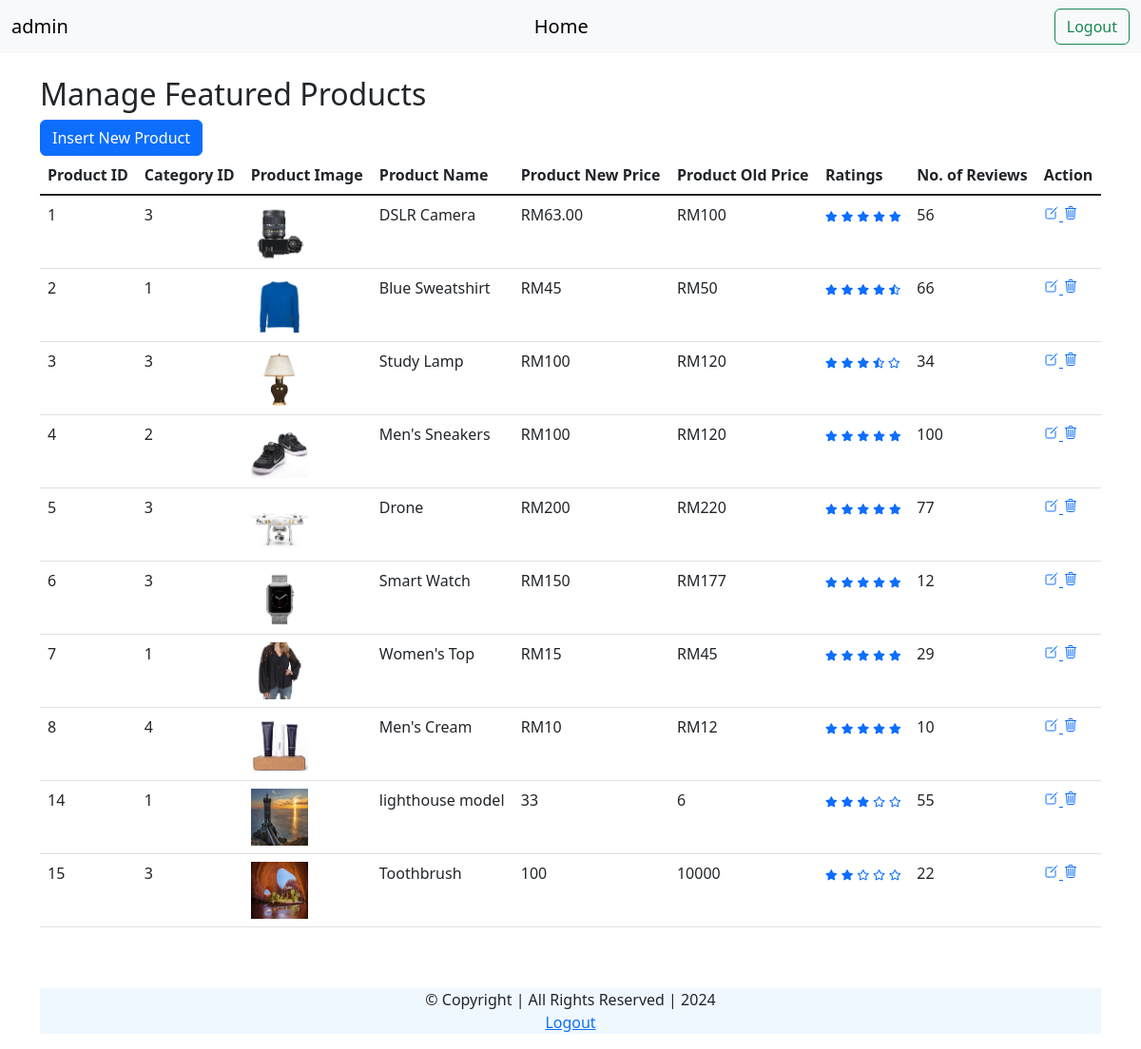
Page /admin/manageFeatured.php (signed in) on the committed database.
### tables this page shows
CREATE TABLE IF NOT EXISTS `featuredproduct` (
  `id` int NOT NULL AUTO_INCREMENT,
  `catid` int NOT NULL,
  `img` text NOT NULL,
  `name` text NOT NULL,
  `newprice` text NOT NULL,
  `oldprice` text NOT NULL,
  `star_rating1` text NOT NULL,
  `star_rating2` text NOT NULL,
  `star_rating3` text NOT NULL,
  `star_rating4` text NOT NULL,
  `star_rating5` text NOT NULL,
  `reviews` int NOT NULL,
  PRIMARY KEY (`id`)
);

### admin/manageFeatured.php (the view, shortened to what this page needs)
<!doctype html>
<html lang="en">
<head>
    <link href="https://cdn.jsdelivr.net/npm/bootstrap@5.3.0-alpha1/dist/css/bootstrap.min.css" rel="stylesheet">
    <link href="https://cdnjs.cloudflare.com/ajax/libs/font-awesome/5.10.0/css/all.min.css" rel="stylesheet">
</head>
<body>
    <nav class="navbar navbar-expand-lg bg-body-tertiary">
        <div class="container-fluid">
            <a class="navbar-brand" href="#"><?php echo $_SESSION['name']; ?></a>
            <a class="navbar-brand" href="panel.php">Home<a>
                    <form class="d-flex" role="search" method="post">
                        <button class="btn btn-outline-success" type="submit" name="logout">Logout</button>
                    </form>
        </div>
    </nav>
    <div class="container mt-4">
        <h2>Manage Featured Products</h2>
        <button type="button" class="btn btn-primary mx-auto" data-bs-toggle="modal" data-bs-target="#staticBackdrop">
            Insert New Product
        </button>
        <div class="table-responsive">
            <table class="table table-hover">
                <thead>
                    <tr>
                        <th scope="col">Product ID</th>
                        <th scope="col">Category ID</th>
                        <th scope="col">Product Image</th>
                        <th scope="col">Product Name</th>
                        <th scope="col">Product New Price</th>
                        <th scope="col">Product Old Price</th>
                        <th scope="col">Ratings</th>
                        <th scope="col">No. of Reviews</th>
                        <th scope="col">Action</th>
                    </tr>
                </thead>
                <tbody class="table-group-divider">
                    <?php
                    include 'dbconfig.php';
                    $result = mysqli_query($conn, "SELECT * FROM featuredproduct");
                    while ($prArray = mysqli_fetch_array($result)) :
                    ?>
                        <tr>
                            <td><?php echo $prArray['id'] ?></td>
                            <td><?php echo $prArray['catid'] ?></td>
                            <td><img src="../<?php echo $prArray['img'] ?>" width='60px' height='60px'></td>
                            <td><?php echo $prArray['name'] ?></td>
                            <td><?php echo $prArray['newprice'] ?></td>
                            <td><?php echo $prArray['oldprice'] ?></td>
                            <td>
                                <i class="<?php echo $prArray['star_rating1'] ?>"></i>
                                <i class="<?php echo $prArray['star_rating2'] ?>"></i>
                                <i class="<?php echo $prArray['star_rating3'] ?>"></i>
                                <i class="<?php echo $prArray['star_rating4'] ?>"></i>
                                <i class="<?php echo $prArray['star_rating5'] ?>"></i>
                            </td>
                            <td><?php echo $prArray['reviews'] ?></td>
                            <td>
                                <a href="editFeatured.php?id=<?php echo $prArray['id']; ?>" title="Edit/Update"><ion-icon name="create-outline"></ion-icon>
                                <a class="deleteFeatured" title='Delete' id=<?php echo $prArray['id']; ?>><ion-icon name="trash-outline" title='Delete'></ion-icon>
                            </td>
                        </tr>
                    <?php endwhile; ?>
                </tbody>
            </table>
        </div>
    </div>
    <footer class="footer mt-5">
        <div class="container">
            <p class="text-center" style="background-color: aliceblue;">&#169; Copyright | All Rights Reserved |
                <br>
                <a href='logout.php'>Logout</a>
            </p>
        </div>
    </footer>
</body>
</html>

### admin/manageFeatured.php (style rules this page uses)
ion-icon { pointer-events: none; }
i { font-size: .7rem; }

### rows in the picture
featuredproduct: id "1", catid "3", img (picture), name "DSLR Camera", newprice "RM63.00", oldprice "RM100", reviews "56"
featuredproduct: id "2", catid "1", img (picture), name "Blue Sweatshirt", newprice "RM45", oldprice "RM50", reviews "66"
featuredproduct: id "3", catid "3", img (picture), name "Study Lamp", newprice "RM100", oldprice "RM120", reviews "34"
featuredproduct: id "4", catid "2", img (picture), name "Men's Sneakers", newprice "RM100", oldprice "RM120", reviews "100"
featuredproduct: id "5", catid "3", img (picture), name "Drone", newprice "RM200", oldprice "RM220", reviews "77"
featuredproduct: id "6", catid "3", img (picture), name "Smart Watch", newprice "RM150", oldprice "RM177", reviews "12"
featuredproduct: id "7", catid "1", img (picture), name "Women's Top", newprice "RM15", oldprice "RM45", reviews "29"
featuredproduct: id "8", catid "4", img (picture), name "Men's Cream", newprice "RM10", oldprice "RM12", reviews "10"
featuredproduct: id "14", catid "1", img (picture), name "lighthouse model", newprice "33", oldprice "6", reviews "55"
featuredproduct: id "15", catid "3", img (picture), name "Toothbrush", newprice "100", oldprice "10000", reviews "22"

### other values in the picture
$_SESSION['name'] "admin"
